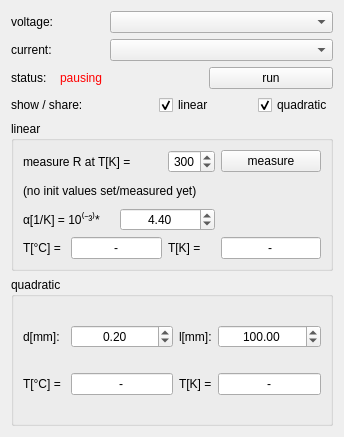
<?xml version="1.0" encoding="UTF-8"?>
<ui version="4.0">
 <class>temperatureCalcWindow</class>
 <widget class="QWidget" name="temperatureCalcWindow">
  <property name="geometry">
   <rect>
    <x>0</x>
    <y>0</y>
    <width>344</width>
    <height>437</height>
   </rect>
  </property>
  <property name="windowTitle">
   <string>temperature calculator</string>
  </property>
  <layout class="QGridLayout" name="gridLayout_3">
   <item row="0" column="0" colspan="2">
    <widget class="QLabel" name="lbl_voltage_lbl">
     <property name="text">
      <string>voltage:</string>
     </property>
    </widget>
   </item>
   <item row="0" column="2" colspan="4">
    <widget class="QComboBox" name="cob_voltage"/>
   </item>
   <item row="1" column="0" colspan="2">
    <widget class="QLabel" name="lbl_current_lbl">
     <property name="text">
      <string>current:</string>
     </property>
    </widget>
   </item>
   <item row="1" column="2" colspan="4">
    <widget class="QComboBox" name="cob_current"/>
   </item>
   <item row="2" column="0">
    <widget class="QLabel" name="lbl_status_lbl">
     <property name="text">
      <string>status:</string>
     </property>
    </widget>
   </item>
   <item row="2" column="1" colspan="3">
    <widget class="QLabel" name="lbl_status">
     <property name="styleSheet">
      <string notr="true">color:red;</string>
     </property>
     <property name="text">
      <string>pausing</string>
     </property>
    </widget>
   </item>
   <item row="2" column="4" colspan="2">
    <widget class="QPushButton" name="btn_startStop">
     <property name="enabled">
      <bool>true</bool>
     </property>
     <property name="text">
      <string>run</string>
     </property>
    </widget>
   </item>
   <item row="3" column="0" colspan="3">
    <widget class="QLabel" name="lbl_showShare">
     <property name="text">
      <string>show / share:</string>
     </property>
    </widget>
   </item>
   <item row="3" column="3" colspan="2">
    <widget class="QCheckBox" name="chb_linear">
     <property name="text">
      <string>linear</string>
     </property>
     <property name="checked">
      <bool>true</bool>
     </property>
    </widget>
   </item>
   <item row="3" column="5">
    <widget class="QCheckBox" name="chb_quadratic">
     <property name="text">
      <string>quadratic</string>
     </property>
     <property name="checked">
      <bool>true</bool>
     </property>
    </widget>
   </item>
   <item row="4" column="0" colspan="6">
    <widget class="QGroupBox" name="grp_linear">
     <property name="title">
      <string>linear</string>
     </property>
     <layout class="QGridLayout" name="gridLayout">
      <item row="0" column="0" colspan="3">
       <widget class="QLabel" name="lbl_initValue">
        <property name="text">
         <string>measure R at T[K] = </string>
        </property>
       </widget>
      </item>
      <item row="0" column="3">
       <widget class="QDoubleSpinBox" name="dsb_initTemperature">
        <property name="alignment">
         <set>Qt::AlignCenter</set>
        </property>
        <property name="decimals">
         <number>0</number>
        </property>
        <property name="maximum">
         <double>400.000000000000000</double>
        </property>
        <property name="value">
         <double>300.000000000000000</double>
        </property>
       </widget>
      </item>
      <item row="0" column="4">
       <widget class="QPushButton" name="btn_measureInitValue">
        <property name="text">
         <string>measure</string>
        </property>
       </widget>
      </item>
      <item row="1" column="0" colspan="5">
       <widget class="QLabel" name="lbl_linearInitValues">
        <property name="text">
         <string>(no init values set/measured yet)</string>
        </property>
       </widget>
      </item>
      <item row="2" column="0" colspan="2">
       <widget class="QLabel" name="lbl_alpha">
        <property name="text">
         <string>α[1/K] = 10⁽⁻³⁾*</string>
        </property>
       </widget>
      </item>
      <item row="2" column="2" colspan="2">
       <widget class="QDoubleSpinBox" name="dsb_alpha">
        <property name="alignment">
         <set>Qt::AlignCenter</set>
        </property>
        <property name="decimals">
         <number>2</number>
        </property>
        <property name="value">
         <double>4.400000000000000</double>
        </property>
       </widget>
      </item>
      <item row="3" column="0">
       <widget class="QLabel" name="lbl_linearCalcTemperatureCelsius_lbl">
        <property name="text">
         <string>T[°C] = </string>
        </property>
       </widget>
      </item>
      <item row="3" column="1" colspan="2">
       <widget class="QLineEdit" name="txt_linearCalcTemperatureCelsius">
        <property name="text">
         <string>-</string>
        </property>
        <property name="alignment">
         <set>Qt::AlignCenter</set>
        </property>
       </widget>
      </item>
      <item row="3" column="3">
       <widget class="QLabel" name="lbl_linearCalcTemperatureKelvin_lbl">
        <property name="text">
         <string>T[K] =</string>
        </property>
       </widget>
      </item>
      <item row="3" column="4">
       <widget class="QLineEdit" name="txt_linearCalcTemperatureKelvin">
        <property name="text">
         <string>-</string>
        </property>
        <property name="alignment">
         <set>Qt::AlignCenter</set>
        </property>
       </widget>
      </item>
     </layout>
    </widget>
   </item>
   <item row="5" column="0" colspan="6">
    <widget class="QGroupBox" name="grp_quadratic">
     <property name="title">
      <string>quadratic</string>
     </property>
     <layout class="QGridLayout" name="gridLayout_2">
      <item row="1" column="0">
       <widget class="QLabel" name="lbl_quadraticCalcTemperatureCelsius_lbl">
        <property name="text">
         <string>T[°C] = </string>
        </property>
       </widget>
      </item>
      <item row="1" column="1">
       <widget class="QLineEdit" name="txt_quadraticCalcTemperatureCelsius">
        <property name="text">
         <string>-</string>
        </property>
        <property name="alignment">
         <set>Qt::AlignCenter</set>
        </property>
       </widget>
      </item>
      <item row="1" column="2">
       <widget class="QLabel" name="lbl_quadraticCalcTemperatureKelvin_lbl">
        <property name="text">
         <string>T[K] =</string>
        </property>
       </widget>
      </item>
      <item row="1" column="3">
       <widget class="QLineEdit" name="txt_quatraticCalcTemperatureKelvin">
        <property name="text">
         <string>-</string>
        </property>
        <property name="alignment">
         <set>Qt::AlignCenter</set>
        </property>
       </widget>
      </item>
      <item row="0" column="0">
       <widget class="QLabel" name="lbl_diameter_lbl">
        <property name="text">
         <string>d[mm]:</string>
        </property>
       </widget>
      </item>
      <item row="0" column="1">
       <widget class="QDoubleSpinBox" name="dsb_diameter">
        <property name="alignment">
         <set>Qt::AlignCenter</set>
        </property>
        <property name="value">
         <double>0.200000000000000</double>
        </property>
       </widget>
      </item>
      <item row="0" column="2">
       <widget class="QLabel" name="lbl_length_lbl">
        <property name="text">
         <string>l[mm]:</string>
        </property>
       </widget>
      </item>
      <item row="0" column="3">
       <widget class="QDoubleSpinBox" name="dsb_length">
        <property name="alignment">
         <set>Qt::AlignCenter</set>
        </property>
        <property name="maximum">
         <double>300.000000000000000</double>
        </property>
        <property name="value">
         <double>100.000000000000000</double>
        </property>
       </widget>
      </item>
     </layout>
    </widget>
   </item>
  </layout>
 </widget>
 <resources/>
 <connections/>
</ui>
